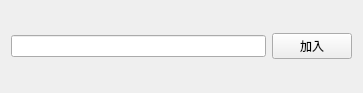
<?xml version="1.0" encoding="UTF-8"?>
<ui version="4.0">
 <class>SearchRoom</class>
 <widget class="QWidget" name="SearchRoom">
  <property name="geometry">
   <rect>
    <x>0</x>
    <y>0</y>
    <width>363</width>
    <height>93</height>
   </rect>
  </property>
  <property name="windowTitle">
   <string>Form</string>
  </property>
  <layout class="QVBoxLayout" name="verticalLayout">
   <item>
    <layout class="QHBoxLayout" name="horizontalLayout">
     <item>
      <widget class="QLineEdit" name="lineEdit"/>
     </item>
     <item>
      <widget class="QPushButton" name="addBtn">
       <property name="text">
        <string>加入</string>
       </property>
      </widget>
     </item>
    </layout>
   </item>
  </layout>
 </widget>
 <resources/>
 <connections/>
</ui>
